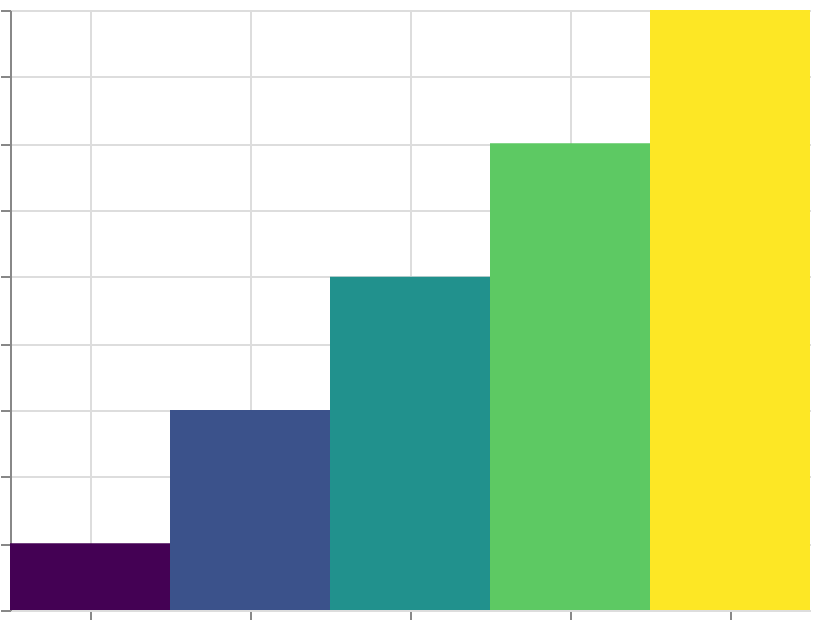

Express this chart as Vega-Lite.
### Vega specification from a JSON file in a GitHub repository (floating-point values rounded to 4 significant figures)
{"$schema": "https://vega.github.io/schema/vega/v6.json", "width": 400, "height": 300, "padding": 5, "autosize": "none", "data": [{"name": "table", "values": [{"cat": "A", "val": 10}, {"cat": "B", "val": 30}, {"cat": "C", "val": 50}, {"cat": "D", "val": 70}, {"cat": "E", "val": 90}]}], "scales": [{"name": "x", "type": "band", "domain": {"data": "table", "field": "cat", "sort": true}, "range": "width"}, {"name": "y", "type": "linear", "domain": {"data": "table", "field": "val"}, "range": [{"signal": "height"}, 0], "zero": true, "nice": true}, {"name": "color", "type": "sequential", "domain": {"data": "table", "field": "val"}, "scheme": "viridis"}], "marks": [{"type": "rect", "from": {"data": "table"}, "encode": {"update": {"x": {"scale": "x", "field": "cat"}, "width": {"scale": "x", "band": 1}, "y": {"scale": "y", "field": "val"}, "y2": {"scale": "y", "value": 0}, "fill": {"scale": "color", "field": "val"}}}}], "axes": [{"scale": "x", "orient": "bottom", "grid": true, "labels": false}, {"scale": "y", "orient": "left", "grid": true, "labels": false}], "legends": [{"fill": "color"}]}
